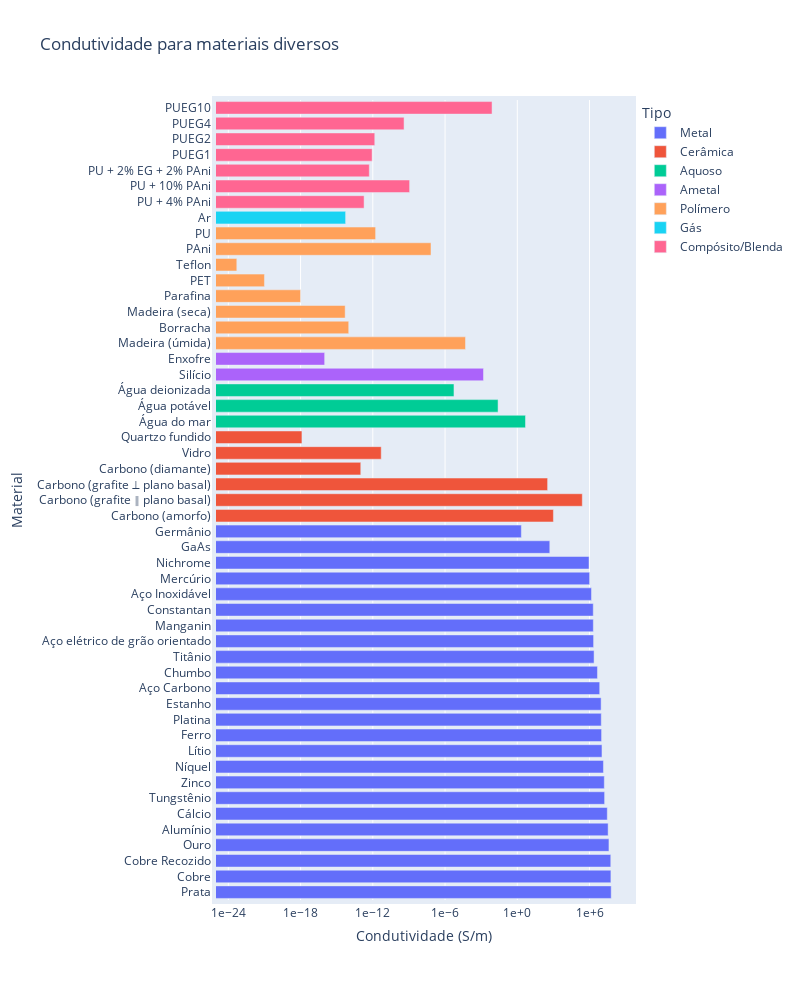

Notebook code for this chart:
### Code cell
fig = df.plot(kind = 'barh', y = 'Material', x='Condutividade', color = 'Tipo')
fig.update_layout(title_text = 'Condutividade para materiais diversos',
                  xaxis_type="log",
                  xaxis_title='Condutividade (S/m)',
                  xaxis_tickformat = '.0e',
                  #yaxis_tickangle=-90
                  autosize=False,
                  width=800,
                  height=1000,
                  margin=dict(
                      l=50,
                      r=50,
                      b=100,
                      t=100,
                      pad=4
                  ),
                 )
fig.show()

### Figure 1 — Plotly figure (JSON) as saved in the notebook; plotly's stock layout.template omitted (floating-point values rounded to 4 significant figures)
{"data": [{"alignmentgroup": "True", "hovertemplate": "Tipo=Metal<br>Condutividade=%{x}<br>Material=%{y}<extra></extra>", "legendgroup": "Metal", "marker": {"color": "#636efa"}, "name": "Metal", "offsetgroup": "Metal", "orientation": "h", "showlegend": true, "textposition": "auto", "type": "bar", "x": [63000000, 59600000, 58000000, 41000000, 35000000, 29800000, 17900000, 16900000, 14300000, 10800000, 10000000, 9430000, 9170000, 6993000.0, 4550000, 2380000, 2170000, 2070000, 2040000, 1450000, 1020000, 909000, 500.0, 2.17], "xaxis": "x", "y": ["Prata", "Cobre", "Cobre Recozido", "Ouro", "Alumínio", "Cálcio", "Tungstênio", "Zinco", "Níquel", "Lítio", "Ferro", "Platina", "Estanho", "Aço Carbono", "Chumbo", "Titânio", "Aço elétrico de grão orientado", "Manganin", "Constantan", "Aço Inoxidável", "Mercúrio", "Nichrome", "GaAs", "Germânio"], "yaxis": "y"}, {"alignmentgroup": "True", "hovertemplate": "Tipo=Cerâmica<br>Condutividade=%{x}<br>Material=%{y}<extra></extra>", "legendgroup": "Cerâmica", "marker": {"color": "#EF553B"}, "name": "Cerâmica", "offsetgroup": "Cerâmica", "orientation": "h", "showlegend": true, "textposition": "auto", "type": "bar", "x": [1001.0, 250000, 330, 1e-13, 5e-12, 1.3e-18], "xaxis": "x", "y": ["Carbono (amorfo)", "Carbono (grafite ‖ plano basal)", "Carbono (grafite ⊥ plano basal)", "Carbono (diamante)", "Vidro", "Quartzo fundido"], "yaxis": "y"}, {"alignmentgroup": "True", "hovertemplate": "Tipo=Aquoso<br>Condutividade=%{x}<br>Material=%{y}<extra></extra>", "legendgroup": "Aquoso", "marker": {"color": "#00cc96"}, "name": "Aquoso", "offsetgroup": "Aquoso", "orientation": "h", "showlegend": true, "textposition": "auto", "type": "bar", "x": [4.8, 0.02525, 5.5e-06], "xaxis": "x", "y": ["Água do mar", "Água potável", "Água deionizada"], "yaxis": "y"}, {"alignmentgroup": "True", "hovertemplate": "Tipo=Ametal<br>Condutividade=%{x}<br>Material=%{y}<extra></extra>", "legendgroup": "Ametal", "marker": {"color": "#ab63fa"}, "name": "Ametal", "offsetgroup": "Ametal", "orientation": "h", "showlegend": true, "textposition": "auto", "type": "bar", "x": [0.00156, 1e-16], "xaxis": "x", "y": ["Silício", "Enxofre"], "yaxis": "y"}, {"alignmentgroup": "True", "hovertemplate": "Tipo=Polímero<br>Condutividade=%{x}<br>Material=%{y}<extra></extra>", "legendgroup": "Polímero", "marker": {"color": "#FFA15A"}, "name": "Polímero", "offsetgroup": "Polímero", "orientation": "h", "showlegend": true, "textposition": "auto", "type": "bar", "x": [5e-05, 1e-14, 5.05e-15, 1e-18, 1e-21, 5.05e-24, 6.803e-08, 1.708e-12], "xaxis": "x", "y": ["Madeira (úmida)", "Borracha", "Madeira (seca)", "Parafina", "PET", "Teflon", "PAni", "PU"], "yaxis": "y"}, {"alignmentgroup": "True", "hovertemplate": "Tipo=Gás<br>Condutividade=%{x}<br>Material=%{y}<extra></extra>", "legendgroup": "Gás", "marker": {"color": "#19d3f3"}, "name": "Gás", "offsetgroup": "Gás", "orientation": "h", "showlegend": true, "textposition": "auto", "type": "bar", "x": [5.5e-15], "xaxis": "x", "y": ["Ar"], "yaxis": "y"}, {"alignmentgroup": "True", "hovertemplate": "Tipo=Compósito/Blenda<br>Condutividade=%{x}<br>Material=%{y}<extra></extra>", "legendgroup": "Compósito/Blenda", "marker": {"color": "#FF6692"}, "name": "Compósito/Blenda", "offsetgroup": "Compósito/Blenda", "orientation": "h", "showlegend": true, "textposition": "auto", "type": "bar", "x": [1.883e-13, 1.14e-09, 5.096e-13, 8.773e-13, 1.454e-12, 3.937e-10, 0.008], "xaxis": "x", "y": ["PU + 4% PAni", "PU + 10% PAni", "PU + 2% EG + 2% PAni", "PUEG1", "PUEG2", "PUEG4", "PUEG10"], "yaxis": "y"}], "layout": {"autosize": false, "barmode": "relative", "height": 1000, "legend": {"title": {"text": "Tipo"}, "tracegroupgap": 0}, "margin": {"b": 100, "l": 50, "pad": 4, "r": 50, "t": 100}, "title": {"text": "Condutividade para materiais diversos"}, "width": 800, "xaxis": {"anchor": "y", "domain": [0, 1], "tickformat": ".0e", "title": {"text": "Condutividade (S/m)"}, "type": "log"}, "yaxis": {"anchor": "x", "domain": [0, 1], "title": {"text": "Material"}}}}
